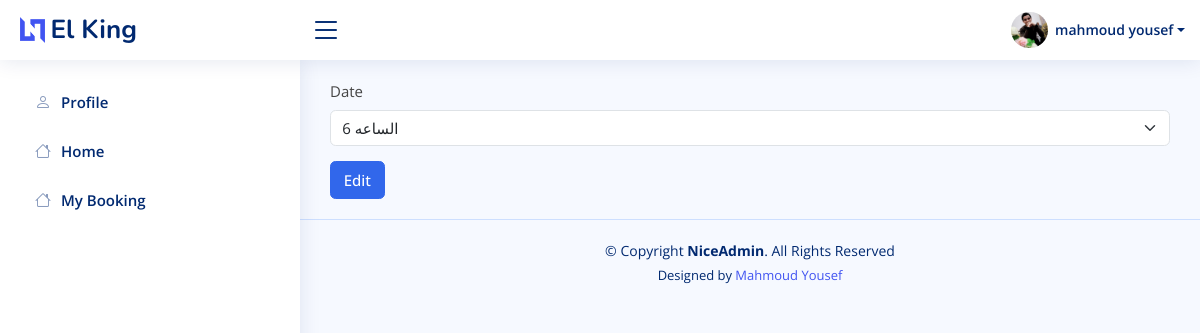
The page /edit_book/ (signed in) on the database as committed earlier.
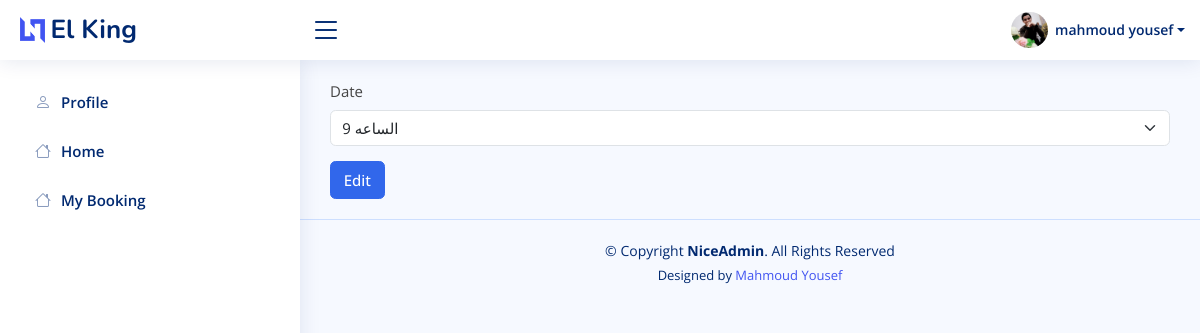
The same page on the database as committed later.
### accounts/models.py (models this page shows, shortened)
class Book(models.Model):
    user = models.ForeignKey(Account,  on_delete=models.CASCADE)
    day = models.ForeignKey(Day, related_name="book_property",  on_delete=models.CASCADE)
    date = models.IntegerField( choices=hours)
    created_at = models.DateTimeField(default=timezone.now)
    is_booked = models.BooleanField(default=True)

### project/views.py (the view)
# urls.py: path('edit_book/',views.edit_book,name='edit_book'),
def edit_book(request):
    book = Book.objects.filter(user=request.user).first()
    if request.method == "POST":
        form = Bookking(request.POST , instance=book)
        if form.is_valid():
            myform = form.save(commit=False)
            myform.user = request.user
            myform.save()
            messages.success(request, 'book updated successfully')
            return redirect(reverse('my_booking'))
    else:
        form = Bookking(instance=book)
    return render(request,'accounts/book_edit.html',{
        'form':form,
    })

### accounts/forms.py
class Bookking(forms.ModelForm):
    class Meta:
        model = Book
        fields = [ 'date' ]

### accounts/models.py (called while the page is built)
    def full_name(self):
        return f'{self.user.first_name} {self.user.last_name}'

### accounts/profile.py (called while the page is built)
def myprofile(request):
    current_user = request.user
    profile = None
    if  current_user.is_authenticated:
        profile = Profile.objects.get(user=current_user)
    return dict(profile=profile)

### accounts/templates/accounts/book_edit.html (shortened to what this page needs)
{% extends 'base.html' %}
{% load static %}
{% load django_bootstrap5 %}
{% block body %}
<main id="main" class="main">
    <section class="section">
        <form method="POST" enctype="multipart/form-data">
            {% bootstrap_form form %}
            {% bootstrap_button button_type="submit" content="Edit" %}
        </form>
    </section>
</main>
{% endblock body%}

Rows that differ between the two databases and show on the page:
changed Book: date "6 الساعه" → "9 الساعه"
